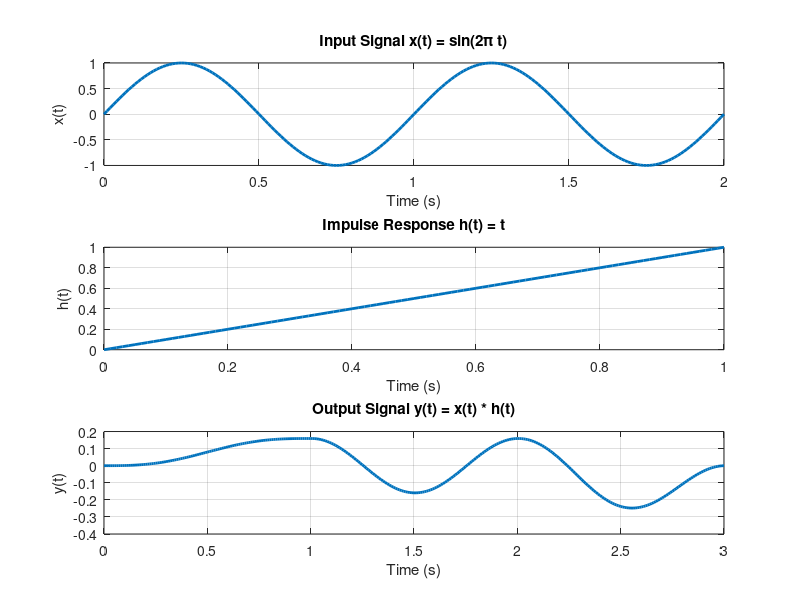

This chart was generated by the following MATLAB code:
% Define the time vectors for x(t) and h(t)
t_x = 0:0.01:2; % Time from 0 to 2 for x(t)
t_h = 0:0.01:1; % Time from 0 to 1 for h(t)

% Define the continuous-time signals
x = sin(2 * pi * t_x); % x(t) = sin(2πt), for 0 ≤ t ≤ 2
h = t_h;               % h(t) = t, for 0 ≤ t ≤ 1

% (b) Perform the convolution
y = conv(x, h, 'full') * 0.01; % Scale by the time step (0.01)

% Create a time vector for the output signal
t_y = linspace(0, t_x(end) + t_h(end), length(y)); % Adjust output time vector

% (c) Plot the signals
figure;

% Plot x(t)
subplot(3, 1, 1);
plot(t_x, x, 'LineWidth', 2);
title('Input Signal x(t) = sin(2\pi t)');
xlabel('Time (s)');
ylabel('x(t)');
grid on;

% Plot h(t)
subplot(3, 1, 2);
plot(t_h, h, 'LineWidth', 2);
title('Impulse Response h(t) = t');
xlabel('Time (s)');
ylabel('h(t)');
grid on;

% Plot y(t)
subplot(3, 1, 3);
plot(t_y, y, 'LineWidth', 2);
title('Output Signal y(t) = x(t) * h(t)');
xlabel('Time (s)');
ylabel('y(t)');
grid on;

% (d) Analysis can be written in comments or printed to the console
disp('Analysis of Convolution:');
disp('The output y(t) represents how the input sine wave interacts with the ramp function h(t).');
disp('The convolution captures the accumulated effect of the input over time, smoothing the oscillations.');
